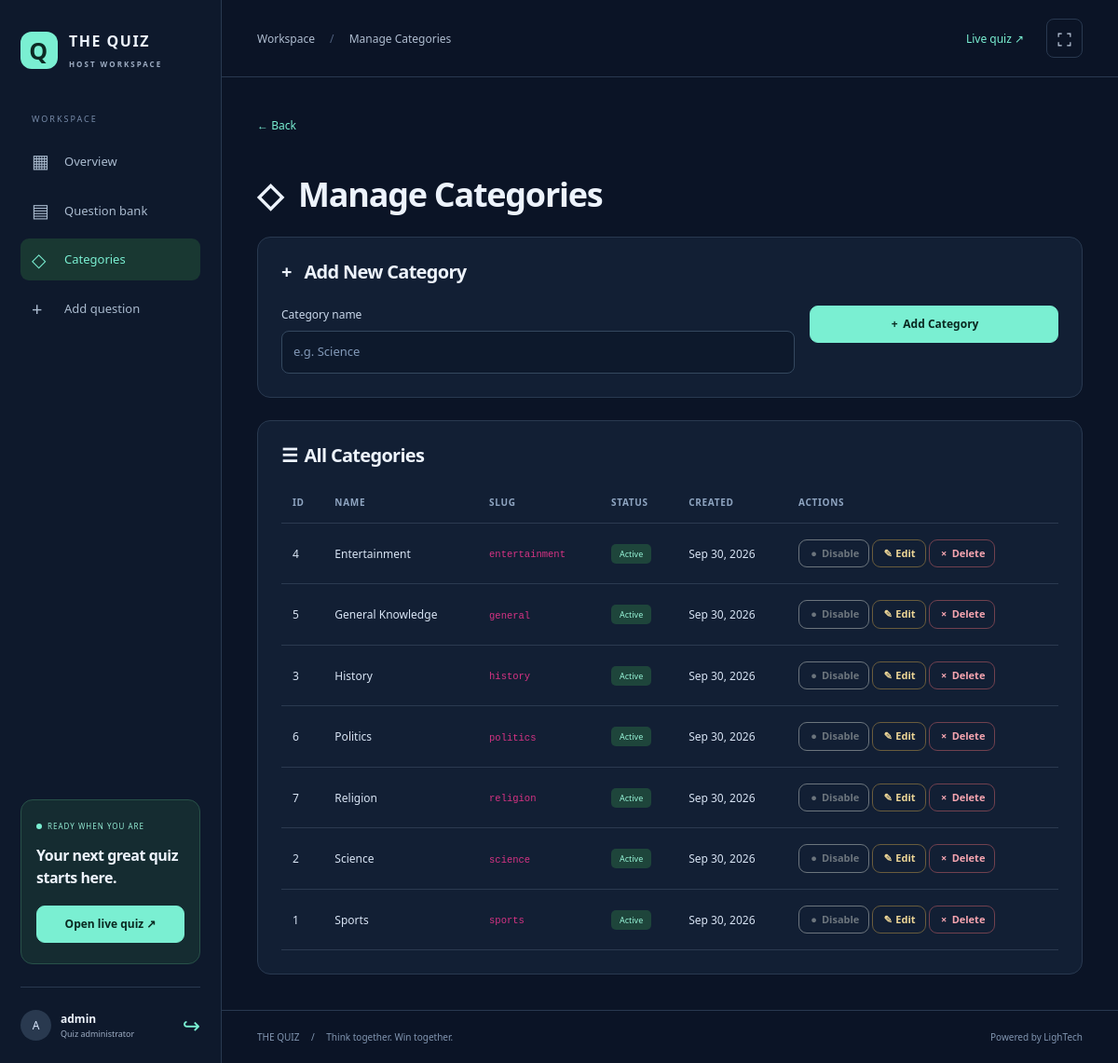
Screenshot of /categories.php (signed in) with the database file from the repository.
### tables this page shows
CREATE TABLE `categories` (
  `id` int(11) NOT NULL AUTO_INCREMENT,
  `name` varchar(150) NOT NULL,
  `slug` varchar(150) NOT NULL,
  `created_at` timestamp NOT NULL DEFAULT current_timestamp(),
  PRIMARY KEY (`id`),
  UNIQUE KEY `slug` (`slug`)
);

### includes/functions.php (called while the page is built, shortened)
<?php
function getCategories(mysqli $conn): array {
    $result = mysqli_query($conn, "SELECT * FROM categories ORDER BY name ASC");
    return mysqli_fetch_all($result, MYSQLI_ASSOC);
}

### categories.php (the view, shortened to what this page needs)
<?php
include 'conn.php';
include 'includes/functions.php';
$categories = getCategories($conn);
include 'includes/header.php';
?>
<a href="dashboard.php" class="back-btn"><i class="bi bi-arrow-left"></i> Back</a>
<div class="container mt-4" style="max-width: 900px;">
    <h1><i class="bi bi-tags"></i> Manage Categories</h1>
    <div class="card mt-4 text-white" style="background: linear-gradient(135deg, rgba(255,192,203,0.15), rgba(255,255,255,0.1)); backdrop-filter: blur(10px); border: 1px solid rgba(255,192,203,0.4);">
        <div class="card-body">
            <h5 class="card-title" style="color: #ffb6c1;"><i class="bi bi-plus-circle"></i> Add New Category</h5>
            <form method="POST" class="row g-3 mt-2">
                <div class="col-md-8">
                    <label class="form-label" for="category-name">Category name</label><input id="category-name" type="text" name="name" class="form-control" placeholder="e.g. Science" required>
                </div>
                <div class="col-md-4">
                    <button type="submit" name="add_category" class="btn btn-success w-100">
                        <i class="bi bi-plus-lg"></i> Add Category
                    </button>
                </div>
            </form>
        </div>
    </div>
    <div class="card mt-4 text-white" style="background: linear-gradient(135deg, rgba(255,192,203,0.15), rgba(255,255,255,0.1)); backdrop-filter: blur(10px); border: 1px solid rgba(255,192,203,0.4);">
        <div class="card-body">
            <h5 class="card-title" style="color: #fff;"><i class="bi bi-list"></i> All Categories</h5>
            <div class="table-responsive mt-3">
                <table class="table table-dark table-hover">
<thead>
                        <tr>
                            <th>ID</th>
                            <th>Name</th>
                            <th>Slug</th>
                            <th>Status</th>
                            <th>Created</th>
                            <th>Actions</th>
                        </tr>
                    </thead>
                    <tbody>
                        <?php foreach ($categories as $cat): ?>
                        <tr>
<td><?= $cat['id'] ?></td>
                            <td><?= htmlspecialchars($cat['name']) ?></td>
                            <td><code><?= htmlspecialchars($cat['slug']) ?></code></td>
                            <td>
                                <?php if (($cat['status'] ?? 'active') === 'active'): ?>
                                    <span class="badge bg-success">Active</span>
                                <?php else: ?>
                                    <span class="badge bg-secondary">Inactive</span>
                                <?php endif; ?>
                            </td>
                            <td><?= date('M d, Y', strtotime($cat['created_at'])) ?></td>
<td>
                                <form method="POST" style="display: inline;">
                                    <button type="submit" name="toggle_status" class="btn btn-sm <?= ($cat['status'] ?? 'active') === 'active' ? 'btn-outline-secondary' : 'btn-outline-success' ?>" title="<?= ($cat['status'] ?? 'active') === 'active' ? 'Disable' : 'Enable' ?>">
                                        <i class="bi <?= ($cat['status'] ?? 'active') === 'active' ? 'bi-toggle-on' : 'bi-toggle-off' ?>"></i>
                                        <?= ($cat['status'] ?? 'active') === 'active' ? 'Disable' : 'Enable' ?>
                                    </button>
                                </form>
                                <a href="category_edit.php?id=<?= $cat['id'] ?>" class="btn btn-sm btn-outline-warning">
                                    <i class="bi bi-pencil"></i> Edit
                                </a>
                                <a href="category_delete.php?id=<?= $cat['id'] ?>" class="btn btn-sm btn-outline-danger" onclick="return confirm('Are you sure? This will also delete all questions in this category!')">
                                    <i class="bi bi-trash"></i> Delete
                                </a>
                            </td>
                        </tr>
                        <?php endforeach; ?>
                    </tbody>
                </table>
            </div>
        </div>
    </div>
</div>
<?php include 'includes/footer.php'; ?>

### assets/css/system.css (style rules this page uses)
:root { --bg:#0b1426;--panel:#121f34;--border:#293950;--muted:#9dacc2;--mint:#7aefd2;--white:#edf3fc;--bs-body-color:#edf3fc;--bs-body-bg:#0b1426;color-scheme:dark }
* { box-sizing:border-box }
body.quiz-system { margin:0;background:var(--bg);color:var(--white);font:15px/1.6 'Segoe UI',Arial,sans-serif;min-height:100vh;text-align:left }
a { color:var(--mint);text-decoration:none }
button,input,select,textarea { font:inherit }
button,a,input,select,textarea { outline-offset:4px }
h1,h2,h3,h4,h5 { color:var(--white);font-weight:650;letter-spacing:-.035em;line-height:1.2 }
h1 { font-size:clamp(28px,3vw,38px) }
.btn { border-radius:9px;padding:10px 16px;font-weight:600;font-size:12px;line-height:1.5 }
.btn-primary,.btn-success { background:var(--mint);border-color:var(--mint);color:#0a2921 }
.btn-outline-warning { color:#ecd596;border-color:#695c3d }
.btn-outline-danger { color:#f6a5b0;border-color:#71414f }
.btn-sm { padding:6px 10px;font-size:11px }
.panel,.quiz-system .card { background:var(--panel)!important;border:1px solid var(--border)!important;border-radius:14px;color:var(--white);box-shadow:none!important;backdrop-filter:none!important }
.quiz-system .table { --bs-table-bg:transparent;--bs-table-color:#d8e4f4;--bs-table-border-color:#2b3a50;--bs-table-hover-bg:#1a2b43;--bs-table-hover-color:#fff;font-size:12px;vertical-align:middle;margin:0 }
.quiz-system .table th { font-size:10px;color:#8fa5c1;letter-spacing:.7px;text-transform:uppercase;font-weight:600;padding:14px 12px }
.quiz-system .table td { padding:17px 12px }
.badge { font-weight:500;padding:6px 9px;border-radius:5px }
.bg-success { background:#1e453b!important;color:#96f3d6!important }
.quiz-system .container { max-width:1100px!important;padding:0;margin-left:0 }
.quiz-system .card-body { padding:25px }
.quiz-system .card-title { color:var(--white)!important }
.quiz-system .form-control,.quiz-system .form-select,.editor-form input:not([type=hidden]),.editor-form select,.editor-form textarea { background:#0d192c;color:var(--white);border:1px solid #34485f;border-radius:8px;min-height:46px;padding:12px;font-size:13px }
.quiz-system input::placeholder,.quiz-system textarea::placeholder { color:#839ab9 }
.form-label,.field-label { font-size:12px;color:#c9d7ea;display:block;margin-bottom:8px }
.back-btn { display:inline-block;font-size:12px;margin-bottom:18px }
.bi { font-style:normal;display:inline-block;min-width:1em }
.bi::before { content:'◇' }
.bi-pencil::before,.bi-pencil-square::before { content:'✎' }
.bi-trash::before { content:'×' }
.bi-arrow-left::before { content:'←' }
.bi-plus-circle::before,.bi-plus-lg::before,.bi-journal-plus::before { content:'+' }
.bi-toggle-on::before { content:'●' }
.bi-tags::before { content:'◇' }
.bi-list::before { content:'☰' }

### rows the page displays
categories: id "4", name "Entertainment", slug "entertainment", created_at "Sep 30, 2026"
categories: id "5", name "General Knowledge", slug "general", created_at "Sep 30, 2026"
categories: id "3", name "History", slug "history", created_at "Sep 30, 2026"
categories: id "6", name "Politics", slug "politics", created_at "Sep 30, 2026"
categories: id "7", name "Religion", slug "religion", created_at "Sep 30, 2026"
categories: id "2", name "Science", slug "science", created_at "Sep 30, 2026"
categories: id "1", name "Sports", slug "sports", created_at "Sep 30, 2026"

### other values shown
$icon "▦"
$label "Overview"
$icon "▤"
$label "Question bank"
$icon "◇"
$label "Categories"
$icon "+"
$label "Add question"
substr($_SESSION['admin_username'] ?? 'H',0,1) "A"
$_SESSION['admin_username'] "admin"
$pageTitle "Manage Categories"
